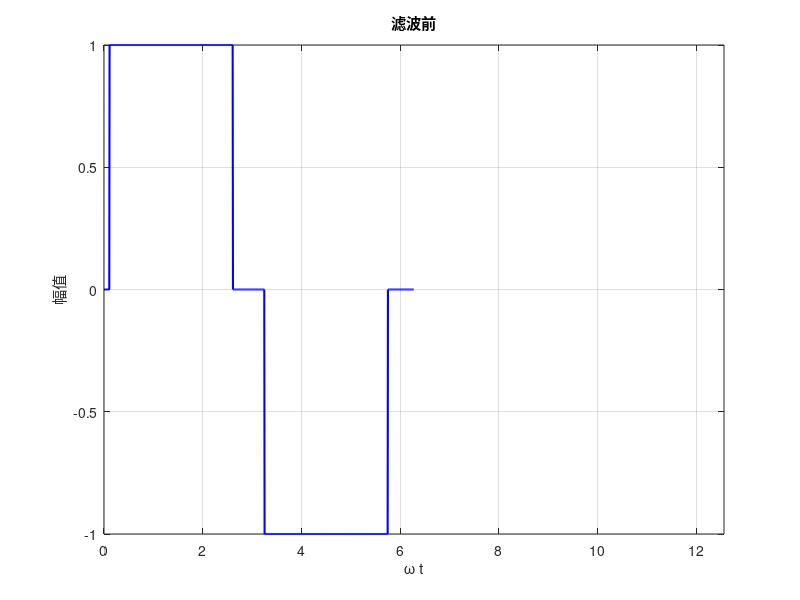
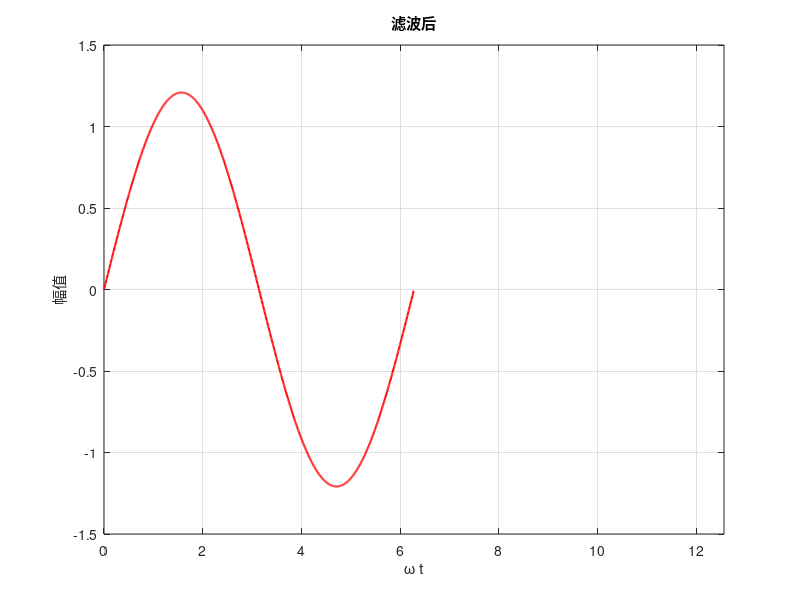

MATLAB code to generate these figures, in order:
% MATLAB代码：生成矩形波并提取基波
clc;
clear;
close all;

% 设置参数
U_DC = 1; % 输入直流信号幅值
phi = 2.5; % 导通角，取值范围为 (0, 2.93)
fHRTIM = 144000; % HRTIM 时钟频率 (kHz)
fHRCK = fHRTIM * 8;
Period = 10472;
fPWM = fHRCK / Period; % PWM 频率 (kHz)
T = 1 / fPWM; % PWM 周期
fDTG = fHRTIM * 8;
T_dead = 180 / fDTG; % 死区时间 (ms)
TD = T_dead / T * 2 * pi; % 死区时间 (0, 2*pi)
DT = pi - 2 * TD - phi; % (0, 0.93)
% DT = 0;
% phi = pi - 2 * TD - DT;

CMP1 = round(T_dead / T * Period); 
CMP2 = round((pi - DT) / (2 * pi) * Period);
CMP3 = round(Period / 2);
CMP4 = round((2 * pi - TD - DT) / (2 * pi) * Period);
fprintf('Period: %d\n', Period);
fprintf('CMP1: %d\n', CMP1);
fprintf('CMP2: %d\n', CMP2);
fprintf('CMP3: %d\n', CMP3);
fprintf('CMP4: %d\n', CMP4);

% 基本参数
Fs = 1000; % 采样率 (Hz)
Ts = 1 / Fs; % 采样周期
L = 1000; % 信号长度
t = (0:L-1) * Ts *2 * pi; % (0, 2pi)

% 滤波前输出信号
u_AB = U_DC * ((mod(t, 2*pi) > CMP1/Period*2*pi) & (mod(t, 2*pi) < CMP2/Period*2*pi-TD)) - ... % 正半周期
       U_DC * ((mod(t, 2*pi) > CMP1/Period*2*pi+pi) & (mod(t, 2*pi) < CMP2/Period*2*pi-TD+pi));    % 负半周期

figure;
plot(t, u_AB, 'b', 'LineWidth', 1.5);
title('滤波前');
xlabel('\omega t');
ylabel('幅值');
grid on;
xlim([0, 4*pi]);

% 傅里叶变换
Y = fft(u_AB);            % 快速傅里叶变换
P2 = abs(Y / L);          % 双边幅值谱
P1 = P2(1:L/2+1);         % 单边幅值谱
P1(2:end-1) = 2*P1(2:end-1); % 单边幅值谱振幅调整

% 提取频率分量
frequencies = Fs * (0:(L/2)) / L; % 频率向量
[~, idx] = max(P1(2:end));        % 找到基波
idx = idx + 1;
base_frequency = frequencies(idx); % 基波频率
base_amplitude = P1(idx);          % 基波幅值

% 提取基波信号
base_waveform = base_amplitude * sin(base_frequency * t);

% 绘制基波信号
figure;
plot(t, base_waveform, 'r', 'LineWidth', 1.5);
title('滤波后');
xlabel('\omega t');
ylabel('幅值');
grid on;
xlim([0, 4*pi]);

% 打印信息
fprintf('PWM 频率：%.3f kHz\n', fPWM);
fprintf('输入幅值：%.2f\n', U_DC);
fprintf('导通角：%.2f (rad)\n',phi);
fprintf('输出幅值：%.3f\n', base_amplitude);
fprintf('输出有效值：%.3f\n', base_amplitude/sqrt(2));